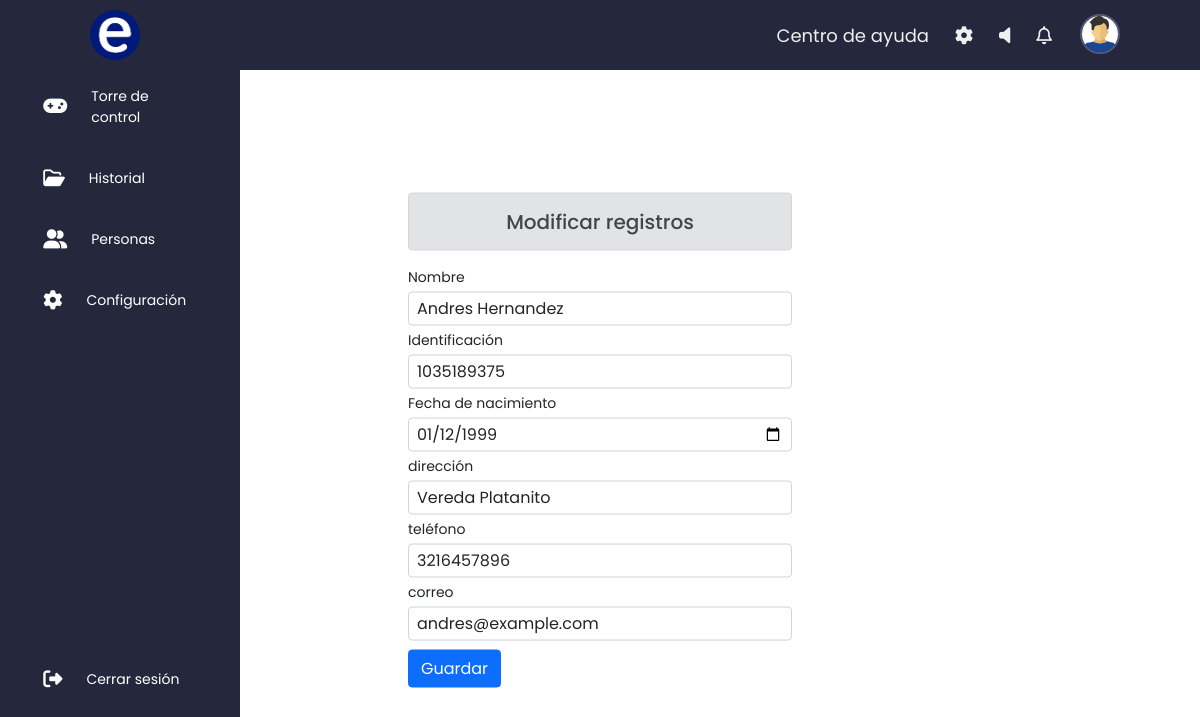
/vista/editPersonas.php?id=10, run on the app's committed database.
### tables this page shows
CREATE TABLE `tbl_personas` (
  `id` int(11) NOT NULL,
  `DNI` varchar(10) DEFAULT NULL,
  `NOMBRE` varchar(100) DEFAULT NULL,
  `FECNAC` date DEFAULT NULL,
  `DIR` varchar(255) DEFAULT NULL,
  `TFNO` varchar(15) DEFAULT NULL,
  `CORREO` varchar(255) DEFAULT NULL,
  `admin_id` int(11) DEFAULT NULL
);

### vista/editPersonas.php (the view, shortened to what this page needs)
<?php
include "../controlador/database.php";
$id = $_GET["id"];
$sql = $conn->query("SELECT * FROM tbl_personas WHERE id=$id");
?>
<!DOCTYPE html>
<html lang="en">
<head>
    <link href="https://cdn.jsdelivr.net/npm/bootstrap@5.0.2/dist/css/bootstrap.min.css" rel="stylesheet">
    <link rel="stylesheet" href="https://cdnjs.cloudflare.com/ajax/libs/font-awesome/6.4.2/css/all.min.css">
    <link rel="stylesheet" href="../estilos/load.css">
    <link rel="stylesheet" href="../estilos/menu.css">
    <link rel="stylesheet" href="../estilos/editarP.css">
</head>
<body>
    <div class="nav" id="main-nav">
        <div class="nav-links">
            <a href="#" target="_blank">Centro de ayuda</a>
            <a href="/Modelo/config.php" target="_blank"><i class="fas fa-cog"></i></a>
            <a href="#" target="_blank"><i class="fa-solid fa-volume-off"></i></a>
            <a href="#" target="_blank"><i class="fa-regular fa-bell"></i></a>
            <img class="user-profile" src="../imagenes/user2.png" alt="">
        </div>
    </div>
        <form class="col-4 p-2" method="POST">
            <h5 class="text-center alert alert-secondary">Modificar registros</h5>
            <?php
            include "../controlador/guardarP.php";
            while ($datos = $sql->fetchObject()) { ?>
                <div class="mb-1">
                    <label for="exampleInputEmail1" class="form-label">Nombre</label>
                    <input type="text" class="form-control" name="nombre" value="<?= $datos->NOMBRE ?>">
                </div>
                <div class="mb-1">
                    <label for="exampleInputEmail1" class="form-label">Identificación</label>
                    <input type="text" class="form-control" name="dni" value="<?= $datos->DNI ?>">
                </div>
                <div class="mb-1">
                    <label for="exampleInputEmail1" class="form-label">Fecha de nacimiento</label>
                    <input type="date" class="form-control" name="fecha" value="<?= $datos->FECNAC ?>">
                </div>
                <div class="mb-1">
                    <label for="exampleInputEmail1" class="form-label">dirección</label>
                    <input type="text" class="form-control" name="direccion" value="<?= $datos->DIR ?>">
                </div>
                <div class="mb-1">
                    <label for="exampleInputEmail1" class="form-label">teléfono</label>
                    <input type="number" class="form-control" name="telefono" value="<?= $datos->TFNO ?>">
                </div>
                <div class="mb-1">
                    <label for="exampleInputEmail1" class="form-label">correo</label>
                    <input type="email" class="form-control" name="correo" value="<?= $datos->CORREO ?>">
                </div>
            <?php }
            ?>
            <button type="submit" class="btn btn-primary" name="btn-registrar" value="ok">Guardar</button>
        </form>
</body>
</html>

### estilos/load.css (style rules this page uses)
:root { --color1: #19A68C; --color2: #F63D3A; --color3: #FDA543; --color4: #193B48; }

### estilos/menu.css (style rules this page uses)
* { margin: 0; padding: 0; border: none; outline: none; box-sizing: border-box; font-family: "Poppins", sans-serif; }
* { box-sizing: border-box; }
body { margin: 0px; font-family: 'segoe ui'; }
.nav { height: 70px; width: 100%; background-color: #25283d; display: flex; justify-content: space-between; padding: 0 70px; align-items: center; }
.nav>.nav-links { display: flex; float: right; gap: 10px; font-size: 18px; justify-content: flex-end; }
.nav>.nav-links>a { display: inline-block; padding: 10px 8px 10px 8px; text-decoration: none; color: #efefef; margin: 8px 0; border-radius: 6px; }
.user-profile { width: 40px; height: 40px; border-radius: 50%; margin-left: 10px; margin-right: 10px; margin-top: 10px; margin-block-end: 10px; border: 2px solid #50597b; }

### estilos/editarP.css (style rules this page uses)
form { position: absolute; top: 55%; left: 50%; transform: translate(-50%, -50%); display: block; }
form { font-size: 0.875rem; }
form .form-label { margin-bottom: 0.25rem; }
form .form-control { padding: 0.25rem 0.5rem; }
form .mb-1 { margin-bottom: 0.5rem; }
form button { font-size: 0.875rem; padding: 0.5rem 1rem; }
.btn { margin-top: 5px; }

### data on the page
tbl_personas: nombre "Andres Hernandez", dni "1035189375", fecha "01/12/1999", direccion "Vereda Platanito", telefono "3216457896", correo "andres@example.com"
